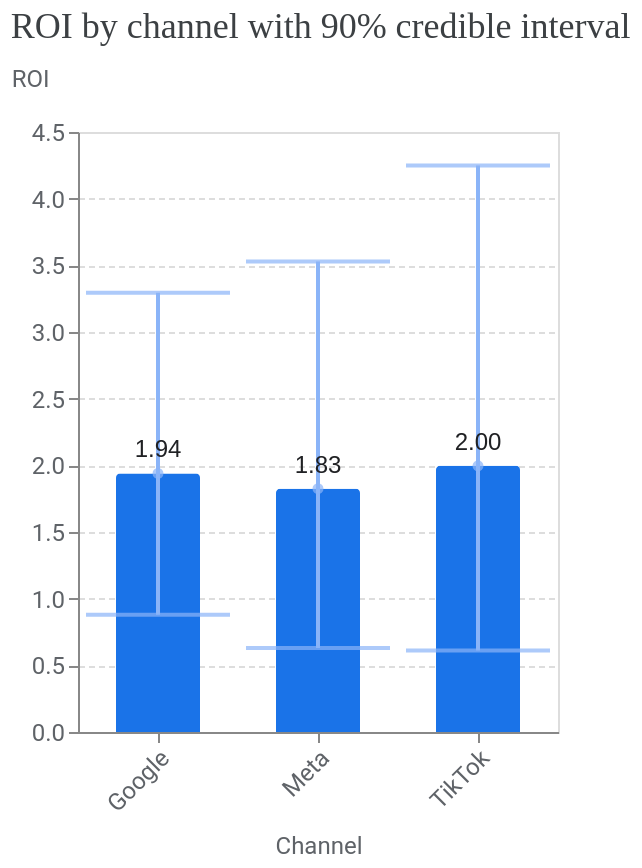

The cell this chart's notebook holds for it:
### Code cell
media_summary.plot_roi_bar_chart()

### Figure 1 — Vega-Lite specification as saved in the notebook (floating-point values rounded to 4 significant figures)
{"config": {"view": {"continuousWidth": 300, "continuousHeight": 300}, "axis": {"labelColor": "#5F6368", "labelFont": "Roboto", "labelFontSize": 12, "titleColor": "#5F6368", "titleFont": "Roboto", "titleFontSize": 12, "titleFontWeight": "normal", "titlePadding": 10}, "tick": {"bandSize": 10, "thickness": 2}}, "layer": [{"mark": {"type": "bar", "color": "#1A73E8", "cornerRadiusEnd": 2, "size": 42}, "encoding": {"x": {"axis": {"labelAngle": -45}, "field": "channel", "title": "Channel", "type": "nominal"}, "y": {"axis": {"gridDash": [3, 2], "titleAlign": "left", "titleAngle": 0, "titleY": -20}, "field": "roi", "title": "ROI", "type": "quantitative"}}}, {"mark": {"type": "errorbar", "color": "#8AB4F8", "ticks": true}, "encoding": {"strokeWidth": {"value": 2}, "x": {"field": "channel", "type": "nominal"}, "y": {"field": "ci_hi", "title": "ROI", "type": "quantitative"}, "y2": {"field": "ci_lo"}}}, {"mark": {"type": "point", "color": "#8AB4F8", "filled": true, "tooltip": true}, "encoding": {"x": {"field": "channel", "type": "nominal"}, "y": {"field": "roi", "type": "quantitative"}}}, {"mark": {"type": "text", "align": "center", "baseline": "bottom", "color": "#202124", "dy": -5, "fontSize": 12}, "encoding": {"text": {"field": "roi", "format": ".2f", "type": "quantitative"}, "x": {"axis": {"labelAngle": -45}, "field": "channel", "title": "Channel", "type": "nominal"}, "y": {"axis": {"gridDash": [3, 2], "titleAlign": "left", "titleAngle": 0, "titleY": -20}, "field": "roi", "title": "ROI", "type": "quantitative"}}}], "data": {"name": "data-b2d48c58c4c73c41b74a3b31c588618b"}, "title": {"text": "ROI by channel with 90% credible interval", "anchor": "start", "color": "#3C4043", "font": "Google Sans Display", "fontSize": 18, "fontWeight": "normal", "offset": 10}, "width": {"step": 80}, "$schema": "https://vega.github.io/schema/vega-lite/v5.20.1.json", "datasets": {"data-b2d48c58c4c73c41b74a3b31c588618b": [{"channel": "Google ", "ci_hi": 3.294, "ci_lo": 0.8798, "roi": 1.94}, {"channel": "Meta ", "ci_hi": 3.529, "ci_lo": 0.6296, "roi": 1.825}, {"channel": "TikTok ", "ci_hi": 4.249, "ci_lo": 0.6108, "roi": 1.997}]}}
